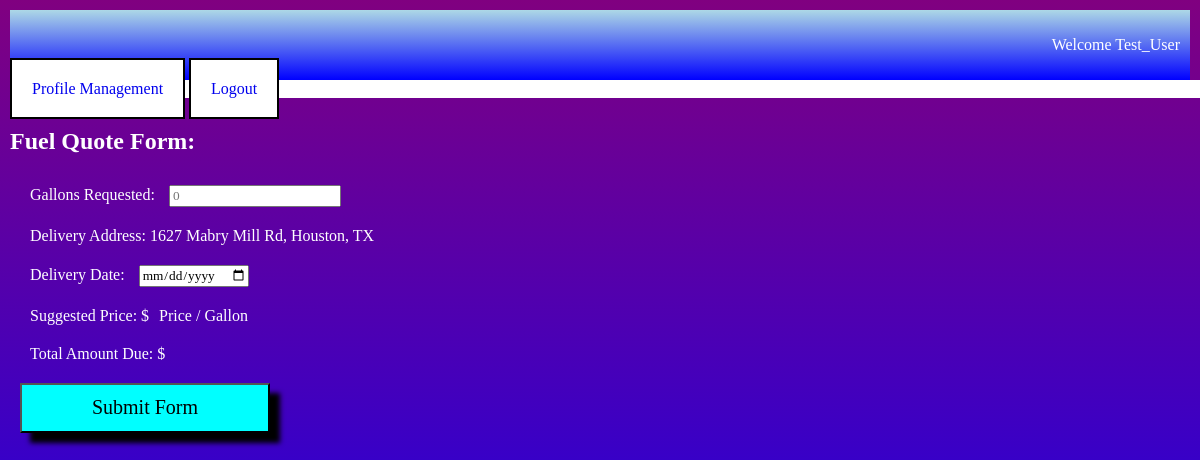
The page /fuel_quote (signed in) on the database as committed earlier.
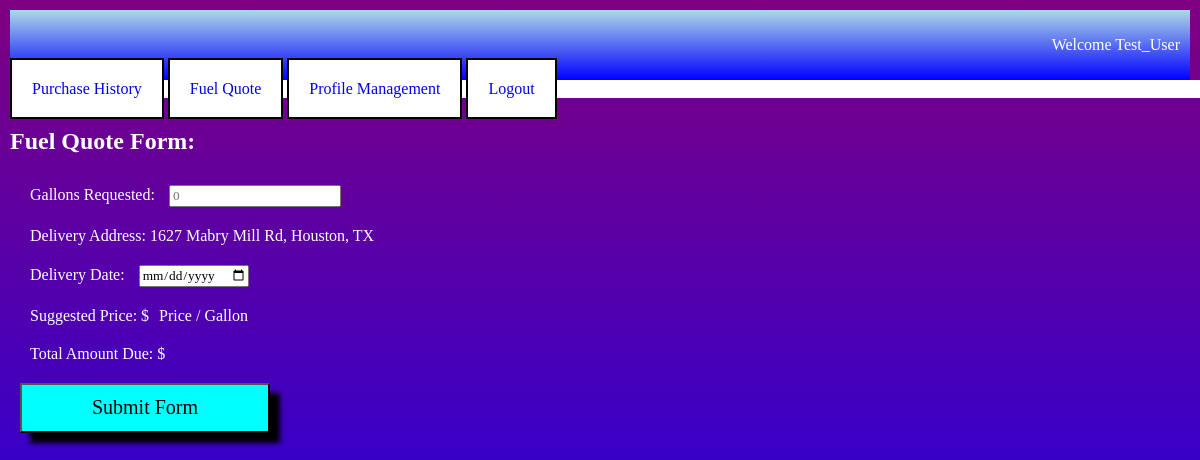
The same page on the database as committed later.
### web_app/models.py (models this page shows, shortened)
class UserCredentials(AbstractUser):
    username = models.CharField(max_length=50,unique=True)
    is_admin = models.BooleanField(default=False)
    is_superuser = models.BooleanField(default=False)
    has_profile = models.BooleanField(default=False)
    USERNAME_FIELD = 'username'
    REQUIRED_FIELDS = []
    objects = CustomUserManager()

class ClientInformation(models.Model):
    user = models.OneToOneField(UserCredentials, on_delete=models.CASCADE,null=True)
    fullname = models.CharField(max_length=50)
    address1 = models.CharField(max_length=100)
    address2 = models.CharField(max_length=100)
    city = models.CharField(max_length=100)
    state = models.CharField(max_length=2)
    zipcode = models.CharField(max_length=9,validators=[RegexValidator(regex=r'^(^[0-9]{5}(?:-[0-9]{4})?$|^$)')])

### web_app/views.py (the view)
# urls.py: path('fuel_quote',views.fuel_quote,name='fuel_quote'),
def fuel_quote(request):
    if request.method == "POST":
        return HttpResponseRedirect('')
    else:
        form = forms.Fuel_Quote
    return render(request, 'fuel_quote_form.html',{})

### web_app/templates/fuel_quote_form.html (shortened to what this page needs)
{% load static %}
<!DOCTYPE HTML>
<html>
    <link rel="stylesheet" href="{% static 'style/style.css'%}">
	<div id="bg">
		<div id = "profile_header">
			{% if user.is_authenticated %}
				<p>Welcome {{user.username}}</p>
			{% else %}
				<p>Not Logged In</p>
			{% endif %}
		</div>
		<nav id = "no_log_nav">
			{% if user.has_profile %}
				<a href="{% url 'fuel_history'%}">Purchase History</a>
				<a href="{% url 'fuel_quote'%}">Fuel Quote</a>
			{% endif %}
			{% if user.is_authenticated %}
				<a href="{% url 'profile_manager'%}">Profile Management</a>
				<a href="{% url 'logout' %}">Logout</a>
			{% else %}
				<a href = "{% url 'login'%}">Login</a>
				<a href = "{% url 'signup'%}">Register</a>
			{% endif %}
		</nav>
		<form>
			<header>
				<h2>Fuel Quote Form:</h2>
			</header>
			<body>
				<div>
					<label>Gallons Requested:</label>
					<input type="number" id="gallons-field" name="gallons" class = "fuel-field" min="0" placeholder = 0 required>
				</div>
				<div>
					<label>Delivery Address: {{user.clientinformation.address1}}, {{user.clientinformation.city}}, {{user.clientinformation.state}}</label></label>
				</div>
				<div>
					<label>Delivery Date:</label>
					<input type="date" id="date-field" name="calendar" class="fuel-field" required>
				</div>
				<div>
					<label>Suggested Price: $<label id="suggested_price">Price / Gallon</label></label>
				</div>
				<div>
					<label>Total Amount Due: $<label id = "amount_due"></label></label>
				</div>
				<div>
					<input type="submit" value = "Submit Form" id="fuel-form-submit">
				</div>
			</body>
		</form>
	</div>
</html>

### web_app/static/style/style.css (style rules this page uses)
* { font-family: "Century Gothic"; }
#bg { background-image: linear-gradient(purple,blue); position: fixed; top: 0; left: 0; min-width: 100%; min-height: 100%; }
#profile_header { background-image: linear-gradient(lightblue,blue); text-align:right; margin-right:20px; }
input[type="submit"], input[type="button"] { width:250px; height:50px; font-size:15pt; margin: auto; background-color:cyan; box-shadow: 10px 10px 5px; }
body { justify-content: center; }
nav { min-height: 20%; background-color: white; justify-content:center; }
nav a { padding: 20px; border: 2px solid black; background-color: white; text-decoration: none; }
div { padding: 10px; color:white; }
header { top: 25%; padding-top: 10px; color:white; width:300px; }
label { padding: 10px; }

Rows that differ between the two databases and show on the page:
changed UserCredentials "Test_User": has_profile False → True (drawn)
Other text that changed with them:
text now shown: "Purchase History Fuel Quote"
